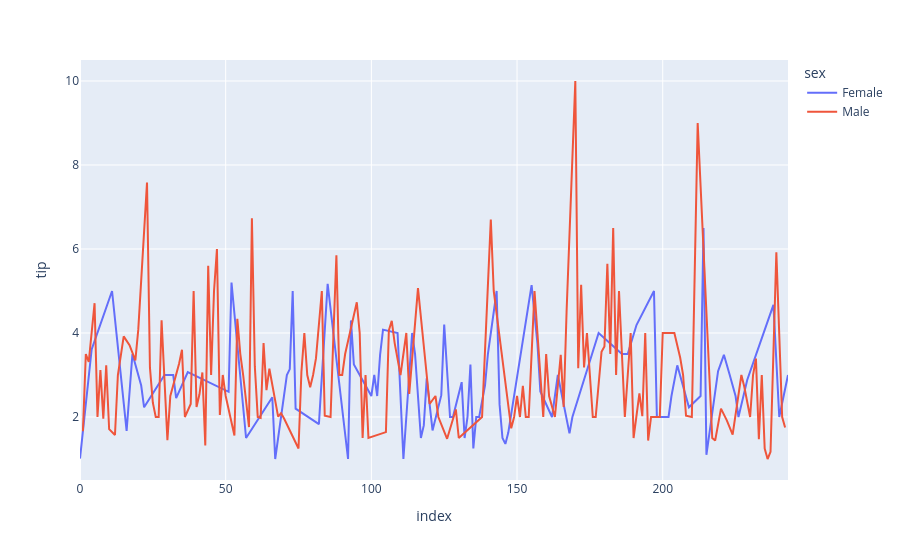

Source (notebook cell):
### Code cell
# Lineplot
import plotly.express as px
import pandas as pd
  
# plotting the line chart
fig = px.line(data, y='tip', color='sex')
 
# showing the plot
fig.show()

### Figure 1 — Plotly figure (JSON) as saved in the notebook; plotly's stock layout.template omitted (floating-point values rounded to 4 significant figures; data arrays with more than 128 entries replaced by an {"elided": "..."} marker saying what was removed)
{"data": [{"hovertemplate": "sex=Female<br>index=%{x}<br>tip=%{y}<extra></extra>", "legendgroup": "Female", "line": {"color": "#636efa", "dash": "solid"}, "marker": {"symbol": "circle"}, "mode": "lines", "name": "Female", "orientation": "v", "showlegend": true, "type": "scatter", "x": [0, 4, 11, 14, 16, 18, 21, 22, 29, 32, 33, 37, 51, 52, 57, 66, 67, 71, 72, 73, 74, 82, 85, 92, 93, 94, 100, 101, 102, 103, 104, 109, 111, 114, 115, 117, 118, 119, 121, 124, 125, 127, 128, 131, 132, 133, 134, 135, 136, 137, 139, 140, 143, 144, 145, 146, 147, 155, 157, 158, 162, 164, 168, 169, 178, 186, 188, 191, 197, 198, 201, 202, 203, 205, 209, 213, 214, 215, 219, 221, 223, 225, 226, 229, 238, 240, 243], "xaxis": "x", "y": [1.01, 3.61, 5.0, 3.02, 1.67, 3.5, 2.75, 2.23, 3.0, 3.0, 2.45, 3.07, 2.6, 5.2, 1.5, 2.47, 1.0, 3.0, 3.14, 5.0, 2.2, 1.83, 5.17, 1.0, 4.3, 3.25, 2.5, 3.0, 2.5, 3.48, 4.08, 4.0, 1.0, 4.0, 3.5, 1.5, 1.8, 2.92, 1.68, 2.52, 4.2, 2.0, 2.0, 2.83, 1.5, 2.0, 3.25, 1.25, 2.0, 2.0, 2.75, 3.5, 5.0, 2.3, 1.5, 1.36, 1.63, 5.14, 3.75, 2.61, 2.0, 3.0, 1.61, 2.0, 4.0, 3.5, 3.5, 4.19, 5.0, 2.0, 2.01, 2.0, 2.5, 3.23, 2.23, 2.5, 6.5, 1.1, 3.09, 3.48, 3.0, 2.5, 2.0, 2.88, 4.67, 2.0, 3.0], "yaxis": "y"}, {"hovertemplate": "sex=Male<br>index=%{x}<br>tip=%{y}<extra></extra>", "legendgroup": "Male", "line": {"color": "#EF553B", "dash": "solid"}, "marker": {"symbol": "circle"}, "mode": "lines", "name": "Male", "orientation": "v", "showlegend": true, "type": "scatter", "x": {"elided": "157 int values"}, "xaxis": "x", "y": {"elided": "157 float values"}, "yaxis": "y"}], "layout": {"legend": {"title": {"text": "sex"}, "tracegroupgap": 0}, "margin": {"t": 60}, "xaxis": {"anchor": "y", "domain": [0, 1], "title": {"text": "index"}}, "yaxis": {"anchor": "x", "domain": [0, 1], "title": {"text": "tip"}}}}
